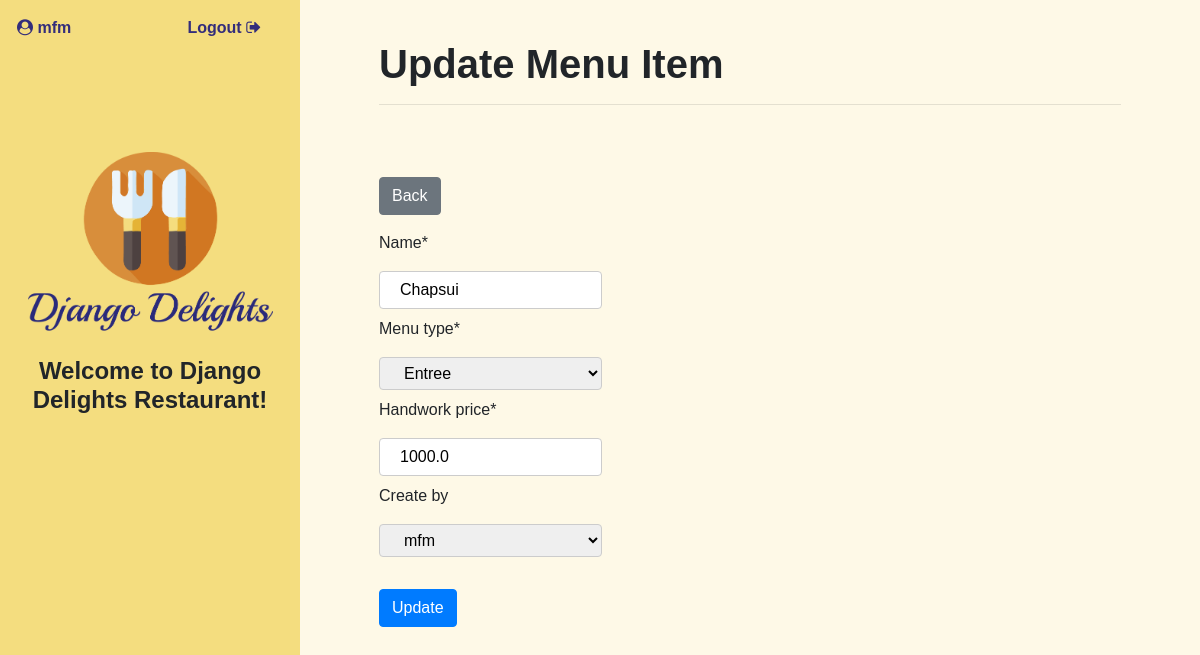
/menuitem/update/3 (signed in), run on the app's committed database.
### delights/models.py (models this page shows, shortened)
class MenuItem(models.Model):
    Appetizer = 'AP'
    Entree = 'EN'
    Dessert = 'DE'
    Other = 'OT'
    MENU_TYPE_CHOICES = [
        (Appetizer, 'Appetizer'),
        (Entree, 'Entree'),
        (Dessert, 'Dessert'),
        (Other, 'Other'),
    ]
    menu_type = models.CharField(max_length=2, choices=MENU_TYPE_CHOICES, default=Other)
    name = models.CharField(max_length=100)
    price = models.FloatField(default=0.0)
    handwork_price = models.FloatField(default=0.0)
    create_by = models.ForeignKey(User, models.SET_NULL, blank=True, null=True)

### delights/views.py (the view)
# urls.py: path('menuitem/update/<pk>', views.MenuItemUpdate.as_view(), name="menuitemupdate"),
class MenuItemUpdate(LoginRequiredMixin, UpdateView):
   model = MenuItem
   template_name = 'delights/menuitem_update.html'
   form_class = MenuUpdateForm

### delights/forms.py
class MenuUpdateForm(forms.ModelForm):
    class Meta:
        model = MenuItem
        fields = ('menu_type','name', 'handwork_price', 'create_by')

### delights/templates/delights/menuitem_update.html (shortened to what this page needs)
{% extends './base.html' %}
{% load crispy_forms_tags %}
{% block content %}
<div class="row" data-aos="fade-down"  data-aos-duration="900">
  <div class="col-sm-12 my-2 pt-3">
      <h1 class="module_title">Update Menu Item</h1>
      <hr>
  </div>
  <div class="col-sm-12 mt-5">
    <div class="mb-3">
      <a href="{% url 'menuitemlist' %}"><button class="btn btn-secondary">Back</button></a>
    </div>
    <div>
        <form method="post">
          <div class="row">
            <div class="col-sm-12">
              {{ form.name|as_crispy_field }}
            </div>
            <div class="col-sm-12">
              {{ form.menu_type|as_crispy_field }}
            </div>
            <div class="col-sm-12">
              {{ form.handwork_price|as_crispy_field }}
            </div>
            <div class="col-sm-12">
              {{ form.create_by|as_crispy_field }}
            </div>
            <div class="col-sm-12 mt-4"><button class="btn btn-primary" type="submit">Update</button> </div>
          </div>
        </form>
      </div>
  </div>
</div>
{% endblock %}

### delights/templates/delights/base.html (shortened to what this page needs)
{% load static %}
<head>
    <link rel="stylesheet" href="https://stackpath.bootstrapcdn.com/bootstrap/4.2.1/css/bootstrap.min.css">
    <link href="https://stackpath.bootstrapcdn.com/font-awesome/4.7.0/css/font-awesome.min.css" rel="stylesheet">
    <link rel="stylesheet" href="https://cdnjs.cloudflare.com/ajax/libs/tempusdominus-bootstrap-4/5.1.2/css/tempusdominus-bootstrap-4.min.css" />
    <link rel="stylesheet" type="text/css" href="https://cdn.datatables.net/1.11.5/css/jquery.dataTables.css">
    <link href="https://unpkg.com/aos@2.3.1/dist/aos.css" rel="stylesheet">
    <link rel="stylesheet" href="{% static 'delights/css/style.css' %}">
    </head>
    <body>
    <div class="container-fluid">
        <div class="row">
            <div class="col-sm-12 col-md-3 aside-style">
                <div class="row logo-section">
                    <div class="row user_seccion" data-aos="fade"  data-aos-duration="900">
                        {% if user.is_authenticated %}
                        <div class="col-sm-6 text-left"><span class="user_style  ml-2"><i class="fa fa-user-circle"></i> {{ user }}</span></div>
                        <div class="col-sm-6 text-right"><span class="logout"><a href="{% url 'logout' %}">Logout  <i class="fa fa-sign-out"></i></a></span></div>
                        {% else%}
                        <div class="col-sm-6 text-left"><span class="hidden_var  ml-2">xx</span></div>
                        <div class="col-sm-6 text-right"><span class="hidden_var">xx</span></div>
                        {% endif %}
                    </div>
                    <div class="title_seccion">
                        <div class="col-12 d-flex justify-content-center">
                            <a href="{% url 'home' %}"><img class="logo" src="{% static 'delights/img/logodd.png' %}" alt="logo"></a>
                        </div>
                        <div class="col-12 d-flex justify-content-center mt-4">
                                <h4 class="module_title text-center">Welcome to Django Delights Restaurant!</h4>
                        </div>
                    </div>
                </div>
            </div>
            <div class="col-sm-12 col-md-9 main-style">
                <div class="container">
                    {% block content %}
                    {% endblock %}
                </div>
            </div>
        </div>
    </div>
    </body>

### delights/static/delights/css/style.css (style rules this page uses)
* { font-family: 'Lucida Sans', 'Lucida Sans Regular', 'Lucida Grande', 'Lucida Sans Unicode', Geneva, Verdana, sans-serif; font-style: normal; padding: 0; margin: 0; }
body { min-height: 100vh; }
.aside-style { padding: 0 1.5rem!important; background-color: #F4DD7F !important; display: flex; flex-direction: column; margin: 0; min-height: 100vh !important; }
.logo-section { padding: 1rem 0rem!important; }
.logo { max-width: 245px; min-width: 100px; }
.logout a, .user_style { font-weight: bold; color: #332D7B!important; }
.logout a:link, .logout a:active { text-decoration: none!important; }
.user_seccion { width:100%!important; margin-bottom: 1rem; text-align: right !important; }
.title_seccion { padding-top: 6em; }
.main-style { padding: 1rem 4rem!important; background-color: #fef9e7; }
.module_title { font-weight: bold; }
input[type="text"],input[type="number"], input[type="password"], select { width: 30%; padding: 6px 20px!important; margin: 8px 0; display: inline-block; border: 1px solid #ccc; border-radius: 4px; box-sizing: border-box; }

### data on the page
MenuItem: name "Chapsui", menu_type "Entree", handwork_price "1000.0", create_by "mfm"

### other printed values
{{ user }} "mfm"
